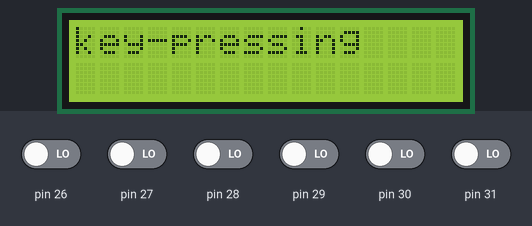
Recording of a sketch running on a simulated Arduino Mega 2560, built with avr-gcc and run on an emulated ATmega2560. On the bench: 16×2 character LCD. The inputs (shaded band) are chosen by the test bench; at power-on: pin 26–31 LOW. What the sketch prints to the serial monitor is not drawn.

Above: at 2.2 s.
2.3 s: pin 27 driven HIGH
At 6.6 s:
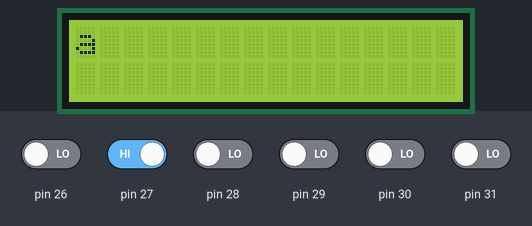
9.6 s: pin 26 driven HIGH
At 11.8 s:
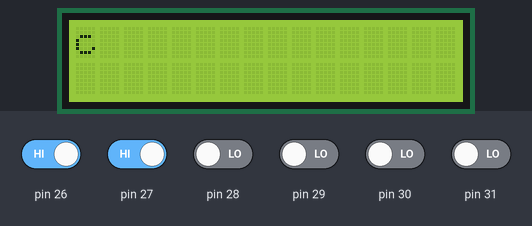
16.9 s: pin 28 driven HIGH
At 19.3 s:
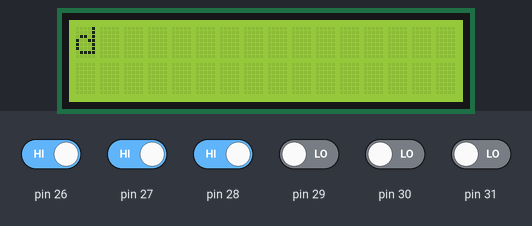
24.2 s: pin 29 driven HIGH
At 27.3 s:
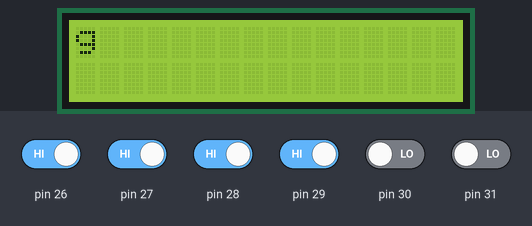
31.5 s: pin 31 driven HIGH
At 35.4 s:
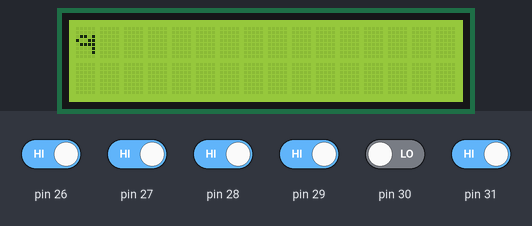
38.7 s: pin 26 driven LOW
At 40.6 s:
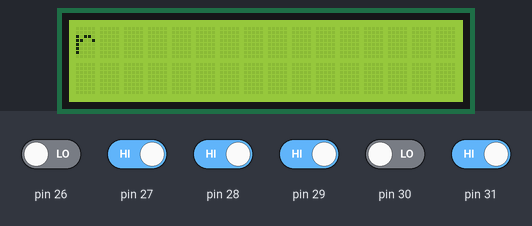
Timing chart, 0 to 42.1 s (numbered marks = the images above; inputs shaded):
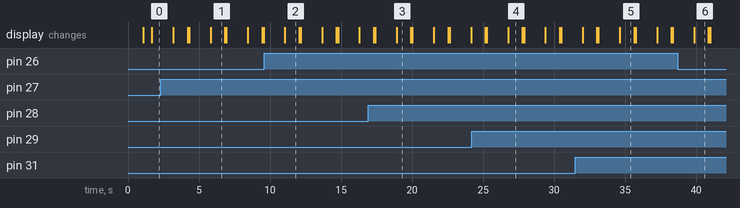

Measured:
- after the input at 2.3 s, the display: first differs from a run without the input after 3.5 s (image 1)
- after the input at 9.6 s, the display: changes after 1.5 s (image 2)
- after the input at 16.9 s, the display: first differs from a run without the input after 2.0 s (image 3)
- after the input at 24.2 s, the display: first differs from a run without the input after 2.6 s (image 4)
- after the input at 31.5 s, the display: first differs from a run without the input after 3.1 s (image 5)
- after the input at 38.7 s, the display: changes after 1.2 s (image 6)
- what the display in image 1 shows lasts 1.0 s, from 5.8 s to 6.8 s

The sketch:

test12.ino
```cpp
#include <LiquidCrystal.h>
LiquidCrystal lcd(4, 5, 3, 2, 14, 15);
int b1,b2,b3,b4,b5,b6,data=0;

//data and datav
const char charac[]={'a','b','c','d','e','f','g','h','i','j','k','l','m','n','o','p','q','r','s','t','u','v','w','x','y','z','0','1','2','3','4','5','6','7','8','9'};
const int charv[]={0b000001,0b000101,0b000011,0b001011,0b001001,0b000111,0b001111,0b001101,0b000110,0b001110,0b010001,0b010101,0b010011,0b011011,0b011001,0b010111,0b011111,0b011101,0b010110,0b011110,0b110001,0b110101,0b101110,0b110011,0b111011,0b111001};
const int charhv[]={0b000001,0b011010,0b000110,0b011000,0b110001,0b101101,0b001001,0b010010,0b011001,0b100110,0b010001,0b100010,0b001111,0b100101,0b110010,0b000011,0b100001,0b001110,0b111000,0b001100,0b111110,0b101110,0b100111,0b111111,0b111010,0b011110,0b101011,0b001011,0b110110,0b011011,0b010111,0b011100,0b000101,0b001010,0b010011,0b111011,0b011101,0b010101,0b110101,0b101010,0b100011,0b110111,0b010110,0b001101,0b011111,0b101001,0b000010,0b101111,0b100000,0b100100};
static int lang_key=0;
void keypad_Sense()
{
  int exist=0;   // user entered data exist in our arrays
  lcd.clear();
  delay(110);
  lcd.print("key-pressing");
  lcd.setCursor(0,1);
  delay(500);

  //we have manual button enabled till here
    b1=digitalRead(27);
    b2=digitalRead(26);
    b3=digitalRead(29);
    b4=digitalRead(28);
    b5=digitalRead(31);
    b6=digitalRead(30);


    Serial.write("b1 :  ");Serial.println(b1);
    Serial.write("b2 :  ");Serial.println(b2);
    Serial.write("b3 :  ");Serial.println(b3);
    Serial.write("b4 :  ");Serial.println(b4);
    Serial.write("b5 :  ");Serial.println(b5);
    Serial.write("b6:  ");Serial.println(b6);

    //cascade content it a particular value
    data=(b1)|(b2<<1)|(b3<<2)|(b4<<3)|(b5<<4)|(b6<<5);

    Serial.write("data :  ");Serial.println(data);

    //till here we have the data what user want ?
    delay(1000);
    lcd.clear();

    //check the language of the input
        if(lang_key==0 )    //english
        {
            // ckeck firsthand whether we have data of it or not
            //time for display it
            for(int x=0;x<26;x++)
            {
                // here the binary-format changes implicity to int and then
                //comapre to data
                if (charv[x]==data)
                {
                    //success finding character
                    exist =1 ;   //yes we have the character
                    Serial.println("we have the english character");
                    lcd.print(charac[x]);
                    Serial.println(charac[x]);
                }
                //not found at this index .... go for next index
            }
            //not found at--- all   ..  i.e exist 0(no)
            if(exist==0)
            {
                Serial.println("Invalid Input!!");
                lcd.print("Invalid Char");
            }
            if(exist==1)
            {

                //set back to default for next char detection....
                exist=0;
            }
        }
        else if(lang_key==1)   //hindi
        {
            // ckeck firsthand whether we have data of it or not
            //time for display it
            for(int x=0;x<50;x++)
            {
                // here the binary-format changes implicity to int and then
                //comapre to data
                if (charhv[x]==data)
                {
                    //success finding character
                    exist =1 ;   //yes we have the character
                    Serial.println("we have the hindi character");
                    Serial.println("index: ");Serial.print(x);
                }
                //not found at this index .... go for next index
            }
            //not found at--- all   ..  i.e exist 0(no)
            if(exist==0)
            {
                Serial.println("Invalid Input!!");
                lcd.print("Aanuchit Akshar");
            }
            if(exist==1)
            {
                //set back to default for next char detection....
                exist=0;
            }
        }

}
void setup() {

pinMode(26,INPUT);
pinMode(27,INPUT);
pinMode(28,INPUT);
pinMode(29,INPUT);
pinMode(30,INPUT);
pinMode(31,INPUT);

lcd.begin(16,2);
lcd.clear();
lcd.print("Select Auto:Training");
lcd.setCursor(0,1);
 lcd.print("Select Key:pressing");
 delay(1000);

Serial.begin(9600);
Serial.println("Testing Started");
lcd.clear();
}

void loop() {

    Serial.println("Select Auto:Training");
    Serial.println("Select Key:pressing");
    delay(500);

    do{

  lcd.print("key-pressing");
  lcd.setCursor(0,1);
      keypad_Sense();
      delay(1000);
    }while(1);

}
```
